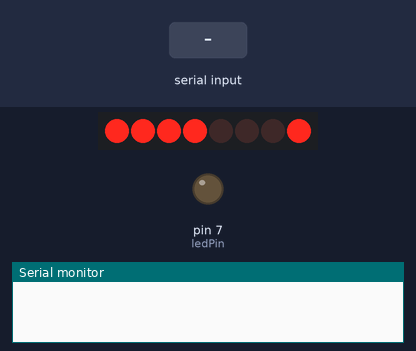
Recording of a sketch running on a simulated Arduino Uno, built with avr-gcc and run on an emulated ATmega328P. Shown: 8 port-expander outputs drawn as a row of LEDs (first output left, lit = HIGH), output pins drawn as LEDs (lit = HIGH), the last lines printed to the serial monitor. Wiring (inferred from the names in the program): PCF8574 port expander at I2C address 0x3E. Wiring (inferred from the signals the program sends): row of LEDs: on Q0, Q1, Q2, Q3, Q4, Q5, Q6, Q7. Inputs (shaded band) come from the test bench.

Above: at 1.2 s.
1.3 s: "1" received over Serial
At 2.8 s:
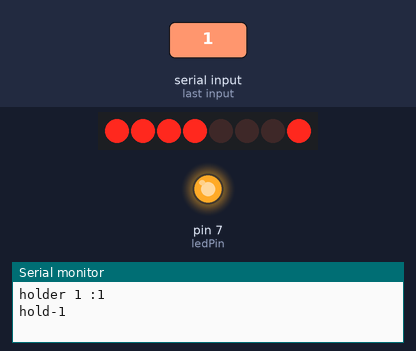
At 11.5 s:
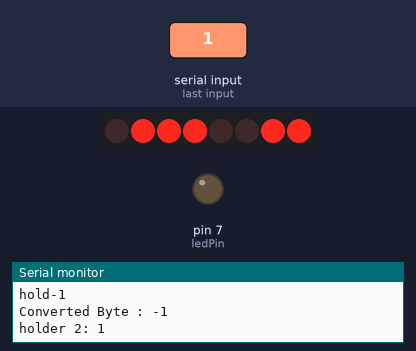
Timing chart, 0 to 11.8 s (numbered marks = the images above; inputs shaded):
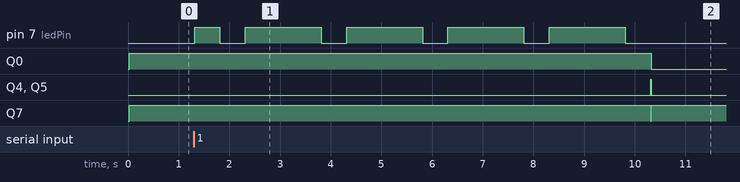

Measured:
- after the input at 1.3 s, pin 7 (ledPin): LOW → HIGH at once, then repeats every 2.0 s: LOW 0.50 s, HIGH 1.5 s; Q0: HIGH → LOW after 9.0 s; Q4, Q5: LOW → HIGH after 9.0 s, → LOW 0.01 s later; Q7: HIGH → LOW after 9.0 s, → HIGH 0.01 s later

The sketch:

morse.ino
```cpp
/* morse

    CSE 132 - Assignment 5

    Fill this out so we know whose assignment this is.

    Name: Elan Miller
    WUSTL Key: elanbmiller

    and if two are partnered together

    Name:
    WUSTL Key:
*/

#include "morse.h"
#include <Arduino.h>
#include <Wire.h>
#include <ST7036.h>
ST7036 lcd = ST7036 ( 2, 16, 0x7c );

#define ledPin 7

int readVal = 0;
String holder = "";
int hold = 0;
int converted = 0;
int locationCount = 1;


void setup() {
  Serial.begin(9600);
  lcd.init ();
  lcd.setContrast(0);


  pinMode(ledPin, OUTPUT);
}


bool isFirst = false;
void loop() {

  if (Serial.available() > 0) {

    holder = "";
    readVal = Serial.read();
    converted = convertByte(readVal);


    while (converted != -1) {
      holder += (char)readVal;
      Serial.print("holder 1 :");
      Serial.println(holder);
      Serial.flush();
      hold = Serial.read();
      readVal = (char)hold;
      Serial.print("hold");
      Serial.println(hold);

      flashLight(converted);

      converted = convertByte(hold);
      Serial.print("Converted Byte : ");
      Serial.println(converted);
    }


    if (converted == -1) {
      Serial.print("holder 2: ");
      Serial.println(holder);
      if ( (locationCount % 2) == 1) {
        lcdClearLine(0);
        lcd.setCursor(0, 0);
        lcd.print(holder);
        locationCount++;
      }

      else {

        Serial.print("NEW HOLDER");
        Serial.println(holder);
        lcdClearLine(1);
        lcd.setCursor(1, 0);
        lcd.print(holder);
        locationCount++;
      }

    }

  }


/**if (Serial.available()>0){
    readVal = Serial.read();
    converted = convertByte(readVal);
    flashLight(converted);
    lcd.print((char)readVal);
  }**/

}
void lcdClearLine(int r) {
  lcd.setCursor(r, 0);
  for (int i = 0; i < 16; ++i) {
    lcd.print(" ");
  }
}

void flashLight(int convertByteVal) {
  for (int i = 0; i < 5; ++i) {
    if (morse_chars[convertByteVal][i] != 0) {
      if (morse_chars[convertByteVal][i] == 1) {
        dot();
        off();
      }
      else {
        dash();
        off();
      }
    }
    else {
      offLetter();
      break;

    }
  }
}

void dot() {
  unsigned long dotTime = millis();
  while ( (dotTime + 500) > millis() ) {
    digitalWrite(ledPin, HIGH);
  }
  digitalWrite(ledPin, LOW);
}

void dash() {
  unsigned long dashTime = millis();
  while ( (dashTime + 1500) > millis() ) {
    digitalWrite(ledPin, HIGH);
  }
  digitalWrite(ledPin, LOW);
}

void off() {
  unsigned long offTime = millis();
  while (offTime + 500 > millis()) {
    digitalWrite(ledPin, LOW);
  }
}

void offLetter() {
  unsigned long offTime = millis();
  while (offTime + 1500 > millis()) {
    digitalWrite(ledPin, LOW);
  }
}

void offWord() {
  unsigned long offTime = millis();
  while (offTime + 3500 > millis()) {
    digitalWrite(ledPin, LOW);
  }
}


/**

 if (converted == -1) {
      Serial.print("holder 2: ");
      Serial.println(holder);
      if ( (locationCount % 2) == 1) {
        lcdClearLine(0);
        lcd.setCursor(0, 0);
        lcd.print(holder);
        locationCount++;
      }

      else {
        Serial.print("NEW HOLDER");
        Serial.println(holder);
        lcdClearLine(1);
        lcd.setCursor(1, 0);
        lcd.print(holder);
        locationCount++;
      }

    }

  }

  }
**/
```

morse.h
```cpp
// morse.h
// defines morse representation for nums + letters
// each number indicates how many times the LED should flash.

#include <Arduino.h>

unsigned int morse_chars [37][5]{
  {1, 3, 0, 0, 0}, // A
  {3, 1, 1, 1, 0}, // B
  {3, 1, 3, 1, 0}, // C
  {3, 1, 1, 0, 0}, // D
  {1, 0, 0, 0, 0}, // E
  {1, 1, 3, 1, 0}, // F
  {3, 3, 1, 0, 0}, // G
  {1, 1, 1, 1, 0}, // H
  {1, 1, 0, 0, 0}, // I
  {1, 3, 3, 3, 0}, // J
  {3, 1, 3, 0, 0}, // K
  {1, 3, 1, 1, 0}, // L
  {3, 3, 0, 0, 0}, // M
  {3, 1, 0, 0, 0}, // N
  {3, 3, 3, 0, 0}, // O
  {1, 3, 3, 1, 0}, // P
  {3, 3, 1, 3, 0}, // Q
  {1, 3, 1, 0, 0}, // R
  {1, 1, 1, 0, 0}, // S
  {3, 0, 0, 0, 0}, // T
  {1, 1, 3, 0, 0}, // U
  {1, 1, 1, 3, 0}, // V
  {1, 3, 3, 0, 0}, // W
  {3, 1, 1, 3, 0}, // X
  {3, 1, 3, 3, 0}, // Y
  {3, 3, 1, 1, 0}, // Z
  {3, 3, 3, 3, 3}, // 0
  {1, 3, 3, 3, 3}, // 1
  {1, 1, 3, 3, 3}, // 2
  {1, 1, 1, 3, 3}, // 3
  {1, 1, 1, 1, 3}, // 4
  {1, 1, 1, 1, 1}, // 5
  {3, 1, 1, 1, 1}, // 6
  {3, 3, 1, 1, 1}, // 7
  {3, 3, 3, 1, 1}, // 8
  {3, 3, 3, 3, 1}, // 9
  {0, 0, 0, 0, 0}, // BLANK
};

int convertByte(byte incomingByte){ //converts a byte char into the array position
  if (incomingByte == 0x20) {
        return 36; //space, indicates end of word
      }
      else if ((incomingByte >= 0x30) && (incomingByte <= 0x39)){ //it's a number
        return (incomingByte - 22);
      }
      else if ((incomingByte >= 0x41) && (incomingByte <= 0x5A)){ //capital letter
        return (incomingByte - 65);
      }
      else if ((incomingByte >= 0x61) && (incomingByte <= 0x7A)){ //lowercase letter
        return (incomingByte - 97);
      }
      else{
        return -1; //incompatible byte
      }
}
```
